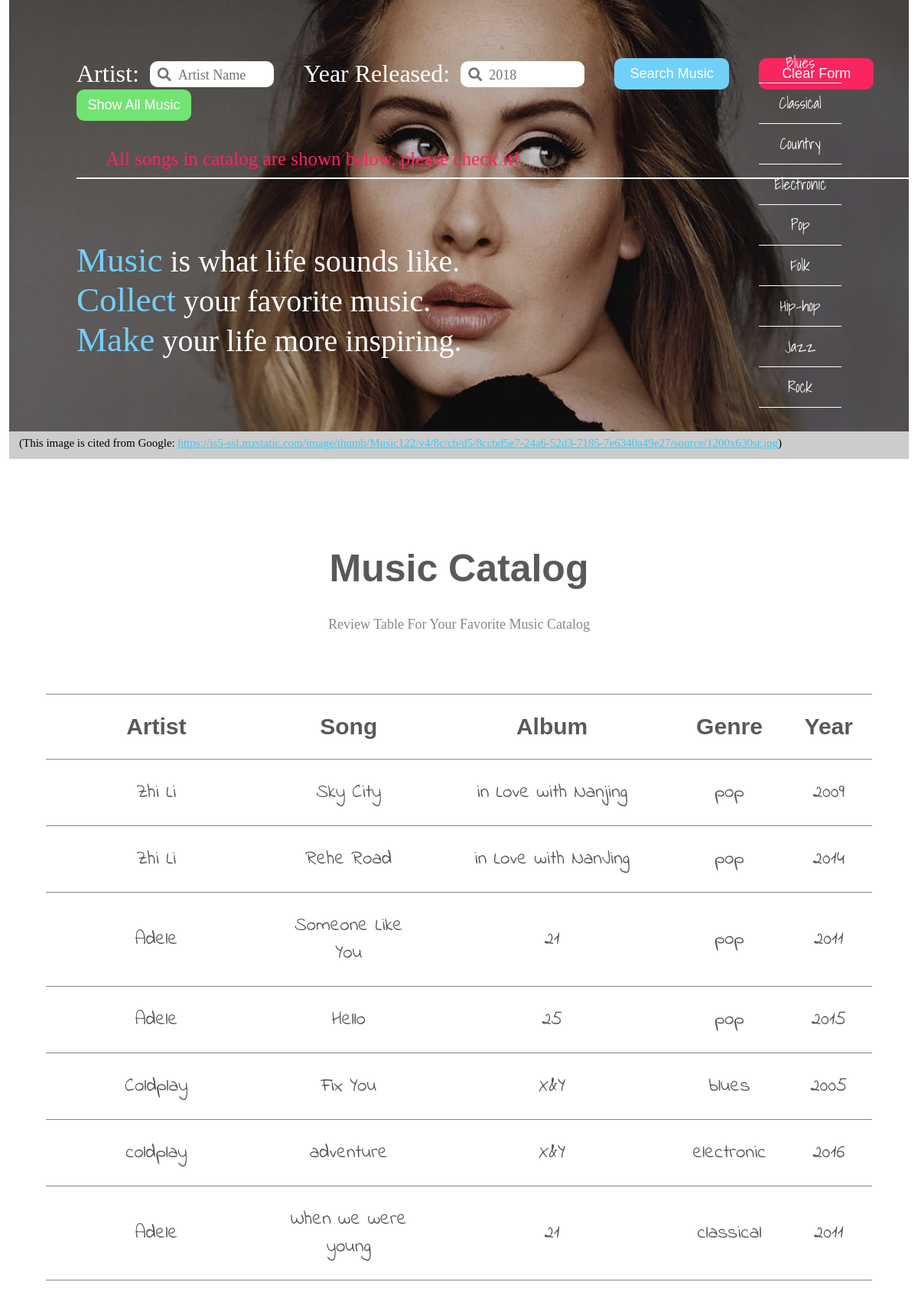
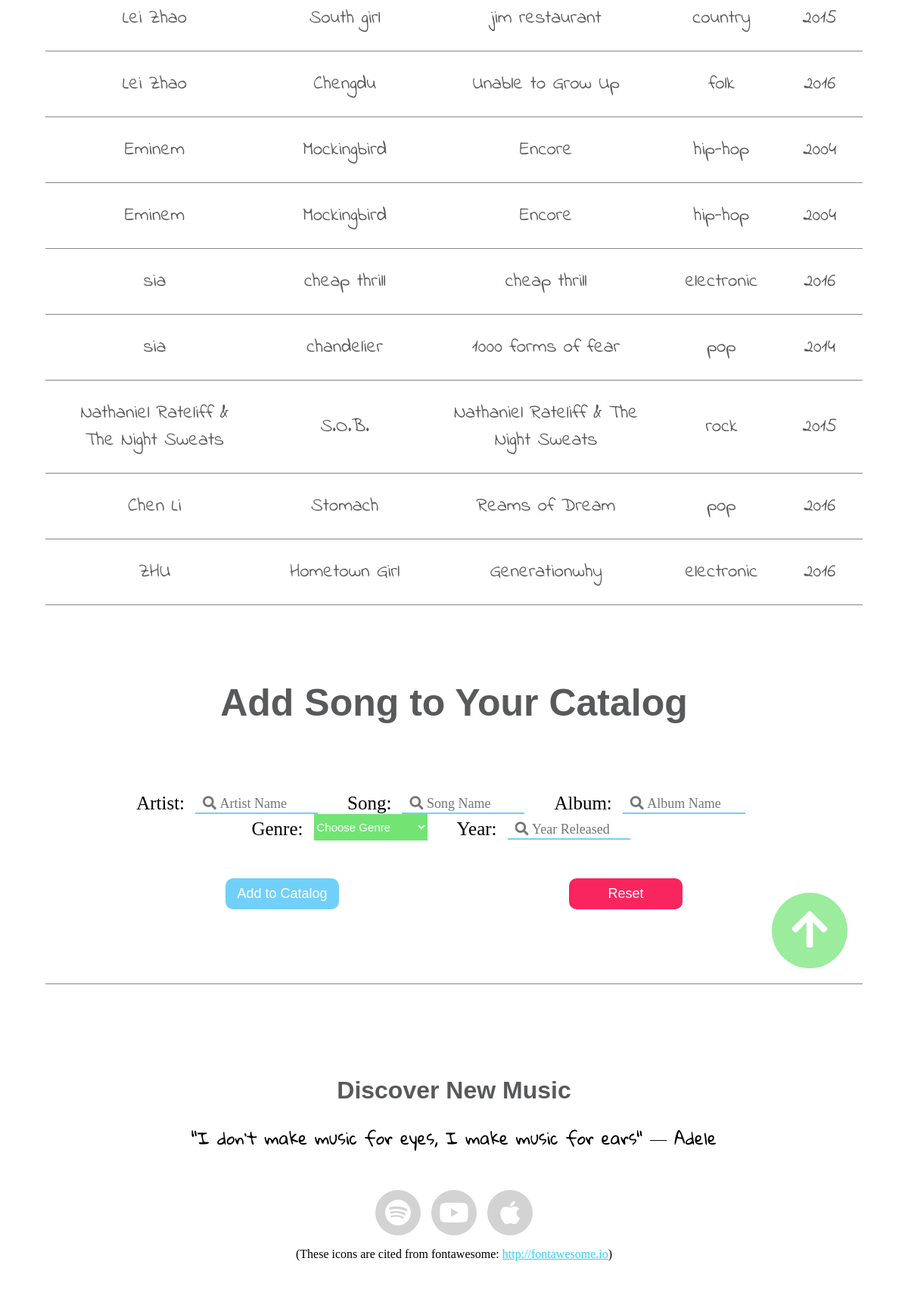
The page / on the database its author committed (2 pictures, top to bottom).
### tables this page shows
CREATE TABLE `music` (
	`song_id`	INTEGER NOT NULL PRIMARY KEY AUTOINCREMENT UNIQUE,
	`song_artist`	TEXT NOT NULL,
	`song_name`	TEXT NOT NULL,
	`song_album`	TEXT NOT NULL,
	`song_genre`	TEXT NOT NULL,
	`song_year`	TEXT NOT NULL
);

### index.php (the view, shortened to what this page needs)
<?php
$input_reminder = "You can either fill in one of the blanks or both of them to do a seach";
$db = new PDO('sqlite:data.sqlite');
$db->setAttribute(PDO::ATTR_ERRMODE, PDO::ERRMODE_EXCEPTION);
if (isset($_GET['genre'])) {
  $genre = filter_input(INPUT_GET, 'genre', FILTER_SANITIZE_STRING);
} else {
  $genre = NULL;
}
if(isset($_POST["submit_search"])){
  $artist_name = trim($_POST["artist_name"]);
  $year_released = trim($_POST["year_released"]);
  if(empty($artist_name) && empty(  $year_released)){
    $input_reminder="please fill in at least one of the blanks for search";
  }
  else{
    if (!empty($artist_name) && !filter_var($artist_name, FILTER_VALIDATE_REGEXP, array("options"=>array("regexp"=>"/^[-' $*&a-zA-Z]{1,100}$/")))) {
      $artist_name=NULL;
      $artist_nameError="Please enter a valid artist name";
    }
    if (!empty($year_released)){
      if(!filter_var($year_released, FILTER_VALIDATE_REGEXP, array("options"=>array("regexp"=>"/^\d{4}$/")))||$year_released>2018)
      {
        $year_released=NULL;
        $year_releasedError="Please enter correct format for year (should earlier than 2018)";
      }
    }
  }
}
else{
  $artist_name = NULL;
  $year_released=NULL;
}
if((empty($artist_name) && empty($year_released)&&empty($genre))||isset($_POST["searchall"])){
  $sql = "SELECT * FROM music";
  $query = $db->prepare($sql);
  if ($query) {
    $query->execute();
    $records = $query->fetchAll();
  }
  if(isset($records) && !empty($records)){
    $input_reminder="All songs in catalog are shown below, please check it!";
  }
}
function print_data_for_each_line($eachline){
  $line="";
  foreach($eachline as $index=>$attr){
    if(is_numeric($index)||$index=="song_id")
    continue;
    $line.="<td>".htmlspecialchars($attr)."</td>";
  }
  return $line;
}
function print_data_for_all($records){
  $all="";
  foreach($records as $index=>$eachline){
    $all.="<tr>".print_data_for_each_line($eachline)."</tr>";
  }
  return $all;
}
?>
<!DOCTYPE html>
<html>
<head>
  <link href="css/fontawesome-all.css" rel="stylesheet">
  <link href="css/mainpage.css" rel="stylesheet">
  <link href="css/font.css" rel="stylesheet">
</head>
<body>
  <?php include("includes/header.php");?>
  <div id="main_container">
    <div id="catalog">
      <h1>Music Catalog</h1>
      <p class="page-description text-center">Review Table For Your Favorite Music Catalog</p>
    </div>
    <div id="table">
      <?php
      if(isset($records) && !empty($records)){
        echo "<table>
        <tr>
        <th>Artist</th>
        <th>Song</th>
        <th>Album</th>
        <th>Genre</th>
        <th>Year</th>
        </tr>".print_data_for_all($records)."</table>";
      }
      else{
        echo "<p class='nodata-description'>Oops... No result for your search, please search again</p>";
      }
      ?>
    </div>
    <div id="add_form">
      <h1>Add Song to Your Catalog</h1>
      <form id="musicAdd_form" method="post" action="index.php#add_form">
        <ul>
          <li class="music_add">
            <label>Artist:</label>
            <input type="text" name="artist_name_add" placeholder="&#xf002; Artist Name" required/>
          </li>
          <li class="music_add">
            <label>Song:</label>
            <input type="text" name="song_add" placeholder="&#xf002; Song Name" required/>
          </li>
          <li class="music_add">
            <label>Album:</label>
            <input type="text" name="album_add" placeholder="&#xf002; Album Name" required/>
          </li>
          <li class="music_add">
            <label>Genre:</label>
            <select name="song_genre" required>
              <option value="" selected disabled>Choose Genre</option>
            </select>
          </li>
          <li class="music_add">
            <label>Year:</label>
            <input type="text" name="year_released_add" placeholder="&#xf002; Year Released" required/>
          </li>
        </ul>
        <ul>
          <li class="music_add_bnt">
            <input id="add_button" type="submit" name="submit_add" value="Add to Catalog"/>
          </li>
          <li class="music_add_bnt">
            <input id="clear_button" type="reset" name="reset_add" value="Reset"/>
          </li>
        </ul>
      </form>
      <div id="add_error">
        <ul>
        </ul>
      </div>
    </div>
    <div id="back_top">
      <a href="#head" id="arrow" ><i class="fas fa-arrow-up"></i></a>
    </div>
  </div>
  <?php include("includes/footer.php");?>
</body>
</html>

### includes/header.php (shortened to what this page needs)
<header >
  <div id="head" >
    <div class="slide" id="slide">
      <div class="cover" id="cover">
      </div>
      <div class="headtext" id="headtext">
        <div id="search_form">
          <form id="musicSearch_form" method="post" action="index.php">
            <ul>
              <li class="music_search">
                <label>Artist:</label>
                <input type="text" name="artist_name" placeholder="&#xf002;  Artist Name"/>
              </li>
              <li class="music_search">
                <label>Year Released:</label>
                <input type="text" name="year_released" placeholder="&#xf002;  2018"/>
              </li>
              <li class="music_search">
                <input id="search_button" type="submit" name="submit_search" value="Search Music"/>
              </li>
              <li class="music_search">
                <input id="search_clear" type="reset" name="reset_search" value="Clear Form"/>
              </li>
              <li class="music_search">
                <input id="searchall" type="submit" name="searchall" value="Show All Music"/>
              </li>
            </ul>
          </form>
          <div id="search_error">
            <ul>
              <li><?php echo $input_reminder ?></li>
            </ul>
          </div>
        </div>
        <p><span>Music</span> is what life sounds like.<br/><span>Collect</span> your favorite music.<br/><span>Make</span> your life more inspiring.</p>
      </div>
      <div id="genrelist" class="genrelist">
        <ul>
          <li><a href="/index.php?genre=Blues">Blues</a></li>
          <li><a href="/index.php?genre=Classical">Classical</a></li>
          <li><a href="/index.php?genre=Country">Country</a></li>
          <li><a href="/index.php?genre=Electronic">Electronic</a></li>
          <li><a href="/index.php?genre=Pop">Pop</a></li>
          <li><a href="/index.php?genre=Folk">Folk</a></li>
          <li><a href="/index.php?genre=Hip-hop">Hip-hop</a></li>
          <li><a href="/index.php?genre=Jazz">Jazz</a></li>
          <li><a href="/index.php?genre=Rock">Rock</a></li>
        </ul>
      </div>
      <div class="image" id="image">
        <div style="display: block"><img src="/image/adele1.jpg"   alt="adele1.jpg" style="display: block"/> <span class="citation">(This image is cited from Google: <a target="_blank" href="https://is5-ssl.mzstatic.com/image/thumb/Music122/v4/8c/cb/d5/8ccbd5e7-24a6-52d3-7185-7e6340a49e27/source/1200x630sr.jpg">https://is5-ssl.mzstatic.com/image/thumb/Music122/v4/8c/cb/d5/8ccbd5e7-24a6-52d3-7185-7e6340a49e27/source/1200x630sr.jpg</a>)</span></div>
      </div>
    </div>
  </div>
</header>

### includes/footer.php
<footer>
  <div id="foot">
    <h1>Discover New Music</h1>
    <div id="left">
      <p>
        "I don't make music for eyes, I make music for ears" &#8213; Adele
      </p>
    </div>
    <div id="right">
      <ul class="social-network social-circle">
        <li><a href="https://www.spotify.com/us/"  id="spotify" target="_blank"><i class="fab fa-spotify"></i></a></li>
        <li><a href="https://www.youtube.com/channel/UCStaiwu-FAgp_RC_tBiLh9A"  id="youtube" target="_blank"><i class="fab fa-youtube" ></i></a></li>
        <li><a href="https://www.apple.com/apple-music/"  id="apple" target="_blank"><i class="fab fa-apple"></i></a></li>
      </ul>
    </div>
    <span class="foot_citation">(These icons are cited from fontawesome: <a href="http://fontawesome.io">http://fontawesome.io</a>)</span>
  </div>
</footer>

### rows shown on the page
music: song_artist "Zhi Li", song_name "Sky City", song_album "in Love with Nanjing", song_genre "pop", song_year "2009"
music: song_artist "Zhi Li", song_name "Rehe Road", song_album "in Love with NanJing", song_genre "pop", song_year "2014"
music: song_artist "Adele", song_name "Someone Like You", song_album "21", song_genre "pop", song_year "2011"
music: song_artist "Adele", song_name "Hello", song_album "25", song_genre "pop", song_year "2015"
music: song_artist "Coldplay", song_name "Fix You", song_album "X&Y", song_genre "blues", song_year "2005"
music: song_artist "coldplay", song_name "adventure", song_album "X&Y", song_genre "electronic", song_year "2016"
music: song_artist "Adele", song_name "When we were young", song_album "21", song_genre "classical", song_year "2011"
music: song_artist "Lei Zhao", song_name "South girl", song_album "jim restaurant", song_genre "country", song_year "2015"
music: song_artist "Lei Zhao", song_name "Chengdu", song_album "Unable to Grow Up", song_genre "folk", song_year "2016"
music: song_artist "Eminem", song_name "Mockingbird", song_album "Encore", song_genre "hip-hop", song_year "2004"
music: song_artist "Eminem", song_name "Mockingbird", song_album "Encore", song_genre "hip-hop", song_year "2004"
music: song_artist "sia", song_name "cheap thrill", song_album "cheap thrill", song_genre "electronic", song_year "2016"
music: song_artist "sia", song_name "chandelier", song_album "1000 forms of fear", song_genre "pop", song_year "2014"
music: song_artist "Nathaniel Rateliff & The Night Sweats", song_name "S.O.B.", song_album "Nathaniel Rateliff & The Night Sweats", song_genre "rock", song_year "2015"
music: song_artist "Chen Li", song_name "Stomach", song_album "Reams of Dream", song_genre "pop", song_year "2016"
music: song_artist "ZHU", song_name "Hometown Girl", song_album "Generationwhy", song_genre "electronic", song_year "2016"

### other values the page prints
$input_reminder "All songs in catalog are shown below, please check it!"
